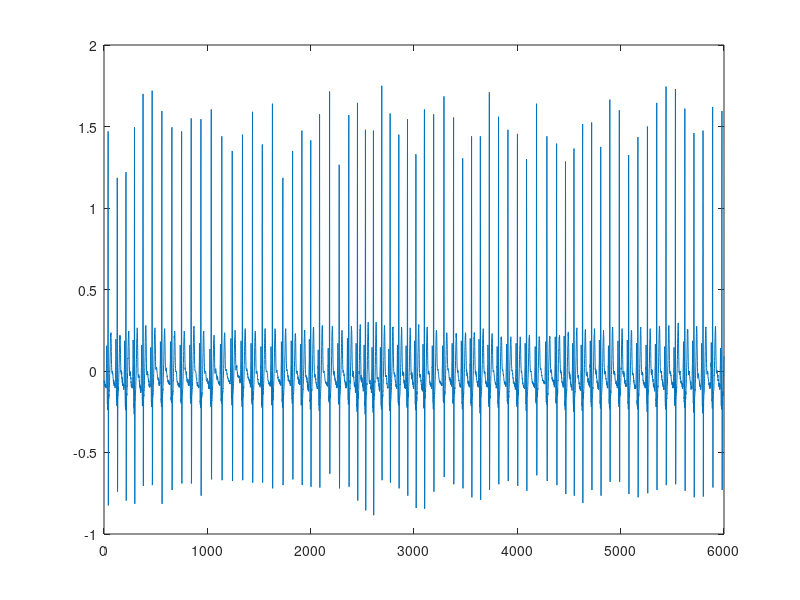

Here is the MATLAB script that generated this plot:
ecg = load('ecg.txt');
plot(ecg)

num = 1;
for k=2:length(ecg) -1
if(ecg(k) > ecg(k-1) && ecg(k)>ecg(k+1) && ecg(k) > 1)
beat(num) = ecg(k);
num = num+1;
end 
end 

length(beat)


